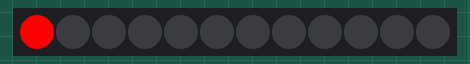
The sketch below on a simulated Arduino Uno, built with avr-gcc and run on an emulated ATmega328P. Shown: 12 RGB LEDs in strip order, left to right.

Above: at 0.1 s.
At 1.1 s:
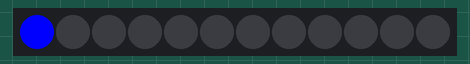

The sketch:

simpleBlinking.ino
```cpp
#include <Arduino.h>
#include <MeAuriga.h>

MeRGBLed rgbled_0(0, 12);                           // Create RGBLed Object (0-12 lights)

void setup() {
  Serial.begin(9600);
  rgbled_0.setpin(44);                              // init rgbled on pin 44
}

void loop() {
    rgbled_0.setColor(1, 255, 0, 0);                // set Pix light #1 to RED
    rgbled_0.show();
    delay(1000);
    rgbled_0.setColor(1, 0, 0, 255);                // set Pix light #1 to BLUE
    rgbled_0.show();
    delay(1000);
}
```

Measured:
- what the display in image 1 shows lasts 1.0 s, from 1.0 s to 2.0 s
